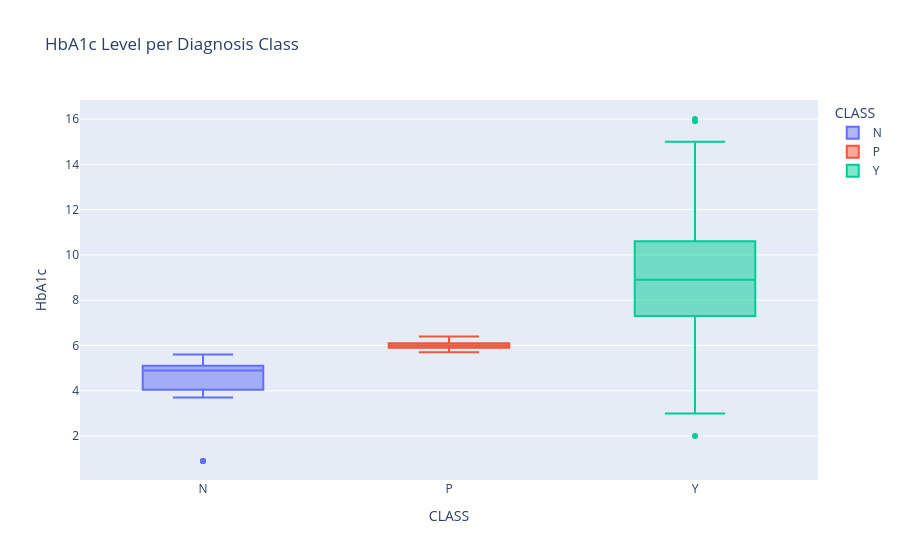

Notebook code for this chart:
### Markdown cell above
#### HbA1c Distribution per CLASS

### Code cell
fig_1 = px.box(df, x='CLASS', y='HbA1c', color='CLASS', title='HbA1c Level per Diagnosis Class')
fig_1.show()

### Figure 1 — Plotly figure (JSON) as saved in the notebook; plotly's stock layout.template omitted (floating-point values rounded to 4 significant figures; data arrays with more than 128 entries replaced by an {"elided": "..."} marker saying what was removed)
{"data": [{"alignmentgroup": "True", "hovertemplate": "CLASS=%{x}<br>HbA1c=%{y}<extra></extra>", "legendgroup": "N", "marker": {"color": "#636efa"}, "name": "N", "notched": false, "offsetgroup": "N", "orientation": "v", "showlegend": true, "type": "box", "x": ["N", "N", "N", "N", "N", "N", "N", "N", "N", "N", "N", "N", "N", "N", "N", "N", "N", "N", "N", "N", "N", "N", "N", "N", "N", "N", "N", "N", "N", "N", "N", "N", "N", "N", "N", "N", "N", "N", "N", "N", "N", "N", "N", "N", "N", "N", "N", "N", "N", "N", "N", "N", "N", "N", "N", "N", "N", "N", "N", "N", "N", "N", "N", "N", "N", "N", "N", "N", "N", "N", "N", "N", "N", "N", "N", "N", "N", "N", "N", "N", "N", "N", "N", "N", "N", "N", "N", "N", "N", "N", "N", "N", "N", "N", "N", "N"], "x0": " ", "xaxis": "x", "y": [4.9, 4.9, 4.9, 4, 4, 4, 4, 4, 4.2, 4, 4.1, 5.1, 4, 5, 5.4, 4.1, 4, 5.1, 4.5, 5, 5.3, 5, 4.1, 5.5, 4, 5.4, 4, 5.4, 4.3, 5, 5.1, 4, 5.1, 5.4, 5, 4, 4.8, 5.5, 4.3, 5, 4.7, 3.7, 5, 5, 4, 4, 5, 5.4, 5, 4.5, 5, 4.5, 5, 4.1, 5, 4.2, 4.3, 4.9, 5.4, 4, 5, 4.9, 5.4, 5.4, 5.6, 4.3, 4, 4.3, 4.2, 4.1, 5, 4, 5.4, 5, 0.9, 4, 5.3, 4.3, 4.2, 4, 4, 4.5, 4.9, 5.4, 5.6, 5.4, 0.9, 5.4, 4.3, 5.4, 5.6, 4.9, 0.9, 5.4, 4.1, 5.4], "y0": " ", "yaxis": "y"}, {"alignmentgroup": "True", "hovertemplate": "CLASS=%{x}<br>HbA1c=%{y}<extra></extra>", "legendgroup": "P", "marker": {"color": "#EF553B"}, "name": "P", "notched": false, "offsetgroup": "P", "orientation": "v", "showlegend": true, "type": "box", "x": ["P", "P", "P", "P", "P", "P", "P", "P", "P", "P", "P", "P", "P", "P", "P", "P", "P", "P", "P", "P", "P", "P", "P", "P", "P", "P", "P", "P", "P", "P", "P", "P", "P", "P", "P", "P", "P", "P", "P", "P"], "x0": " ", "xaxis": "x", "y": [6, 6, 5.7, 5.7, 5.8, 6.2, 6.1, 6.2, 6.1, 6, 6, 6.2, 6, 6.4, 6.1, 6.4, 6, 6.2, 5.8, 5.9, 6, 6, 5.9, 6, 6.1, 6, 5.8, 6.1, 6, 6, 5.9, 5.7, 5.8, 5.9, 6.3, 6, 5.7, 5.8, 6.4, 6.3], "y0": " ", "yaxis": "y"}, {"alignmentgroup": "True", "hovertemplate": "CLASS=%{x}<br>HbA1c=%{y}<extra></extra>", "legendgroup": "Y", "marker": {"color": "#00cc96"}, "name": "Y", "notched": false, "offsetgroup": "Y", "orientation": "v", "showlegend": true, "type": "box", "x": {"elided": "690 str values"}, "x0": " ", "xaxis": "x", "y": {"elided": "690 float values"}, "y0": " ", "yaxis": "y"}], "layout": {"boxmode": "overlay", "legend": {"title": {"text": "CLASS"}, "tracegroupgap": 0}, "title": {"text": "HbA1c Level per Diagnosis Class"}, "xaxis": {"anchor": "y", "categoryarray": ["N", "P", "Y"], "categoryorder": "array", "domain": [0, 1], "title": {"text": "CLASS"}}, "yaxis": {"anchor": "x", "domain": [0, 1], "title": {"text": "HbA1c"}}}}
